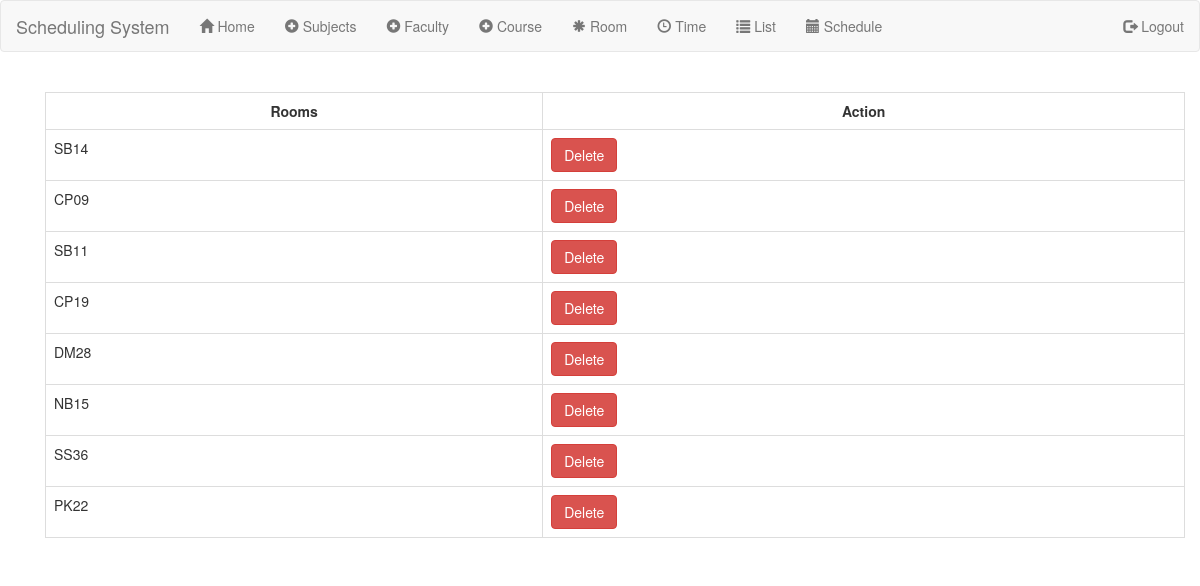
The app's page /roomlist.php with its own data.
### tables this page shows
CREATE TABLE `rooms` (
  `id` int(11) NOT NULL,
  `room` varchar(250) NOT NULL
);

### roomlist.php (the view, shortened to what this page needs)
<?php
   include_once("header.php");
   include_once("navbar.php");
?>
<html>
<head>
</head>
<body><br>
<div class="container">
<body>
    <?php
     echo "<tr>
            <td>";
			   $connect = mysqli_connect('localhost', 'root', '', 'schedule')or die("couldn't connect to the database!");
                    $query = ("SELECT * FROM rooms");
                    $result = mysqli_query($connect, $query) or die(mysqli_error());
                    echo "<div class='container'><table width='' class='table table-bordered' border='1' >
                            <tr>
                            <th>Rooms</th>
								            <th>Action</th>
                            </tr>";
                        while($row = mysqli_fetch_array($result))
                        {
                        echo "<tr>";
                        echo "<td>" . $row['room'] . "</td>";
                        echo "<td><form class='form-horizontal' method='post' action='roomlist.php'>
                        <input name='id' type='hidden' value='".$row['id']."';>
                        <input type='submit' class='btn btn-danger' name='delete' value='Delete'>
                        </form></td>";
                        echo "</tr>";
                        }
                    echo "</table>";
            echo "</td>
        </tr>";
    ?>
</div>
	</body>
	</html>
<?php
   include_once("footer.php");
?>

### roomlist.php (style rules this page uses)
body { background-image: url(); background-color: white; }
th { text-align: center; }
tr { height: 30px; }
td { padding-top: 5px; padding-left: 20px; padding-bottom: 5px; height: 20px; }

### records on screen
rooms: room "SB14"
rooms: room "CP09"
rooms: room "SB11"
rooms: room "CP19"
rooms: room "DM28"
rooms: room "NB15"
rooms: room "SS36"
rooms: room "PK22"
